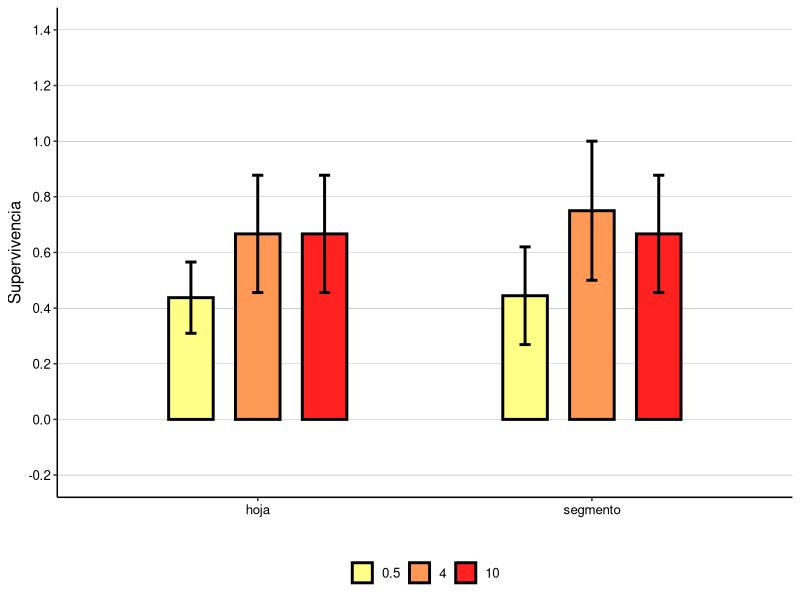
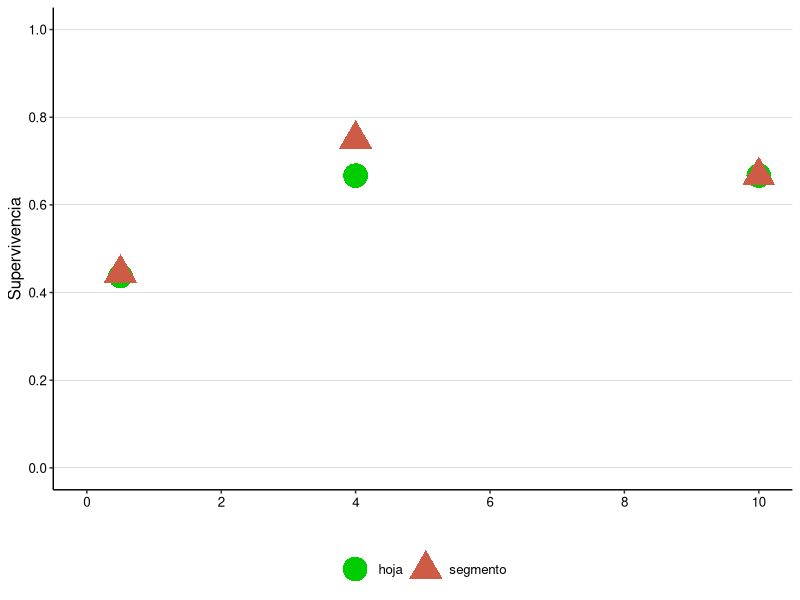
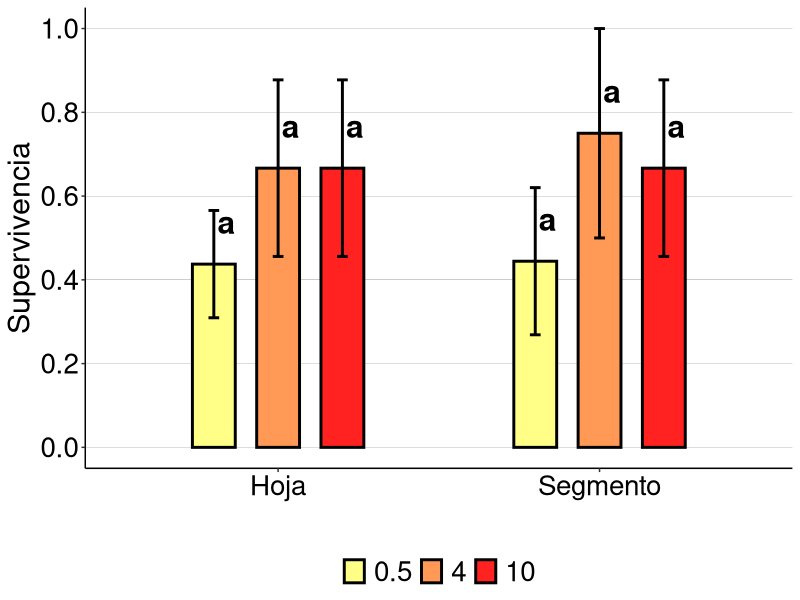
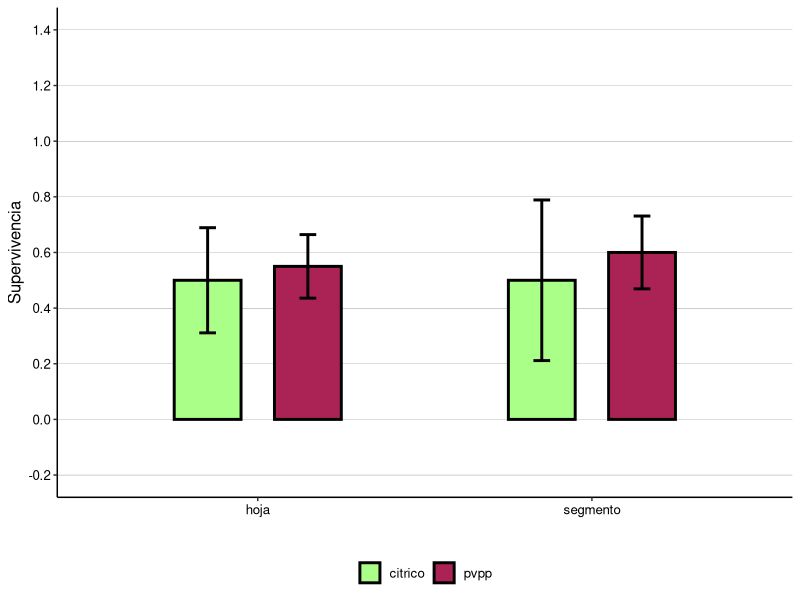
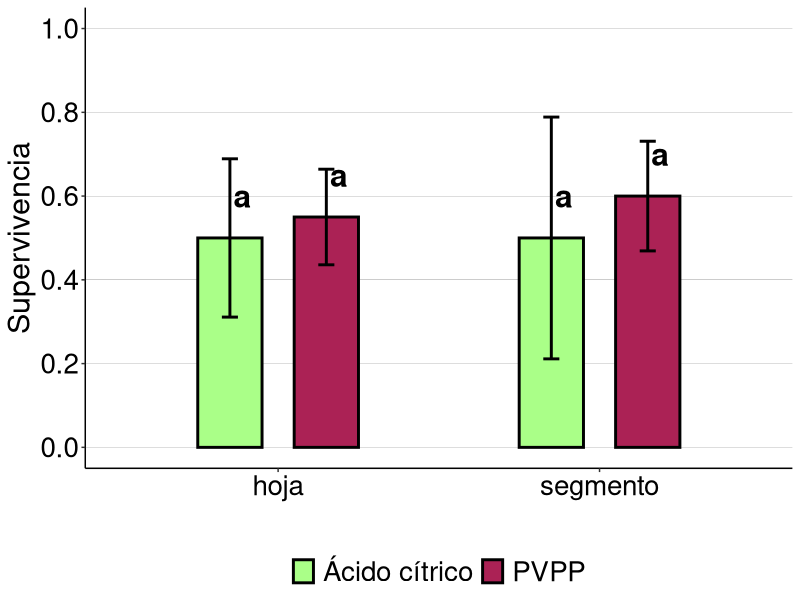

The R script that drew these images, in order:
## ---- chunk 1
knitr::opts_chunk$set(warning = FALSE, message = FALSE, echo = FALSE)

#Load library
library(readxl)

#Create object "db_met_mor" which contains climate data
microprop <- read_excel("database.xlsx", sheet = "microprop")

microprop$explanto <- as.factor(microprop$explanto)
microprop$antioxidante <- as.factor(microprop$antioxidante)
# 
microprop$hormona <- as.factor(microprop$hormona)
# microprop$hormona <- as.numeric(microprop$hormona)

head(microprop)

## ---- chunk 2
knitr::opts_chunk$set(warning = FALSE, message = FALSE, echo = FALSE)

library(dplyr)
tabla_microprop <- microprop %>%
  dplyr::group_by(hormona, explanto) %>%
  dplyr::summarise(n = n(),
                   Mean_supervivencia = mean(supervivencia),
                   sd_supervivencia = sd(supervivencia),
                   SEM_supervivencia = sd_supervivencia / sqrt(n))
tabla_microprop

## ---- chunk 3
knitr::opts_chunk$set(warning = FALSE, message = FALSE, echo = FALSE)

library(ggplot2)
gg_microprop <- ggplot(tabla_microprop, aes(x=explanto, y=Mean_supervivencia , fill=hormona, width=.4)) +
  stat_summary(fun = "mean", size = 1, geom = "bar", position=position_dodge(0.6), color="black") +
  geom_errorbar(aes(ymin=Mean_supervivencia -SEM_supervivencia, ymax=Mean_supervivencia +SEM_supervivencia),
                width=.1, position=position_dodge(.6), size=1)+
  scale_fill_manual(values=c("#FF8","#FF9955","#FF2220"))+
  labs(y="Supervivencia", x="")+
  labs(x="", x="")+
  # facet_grid(Conc~.)+
  theme_classic()+
  theme(panel.grid.major.y = element_line(size=0.05, color='black'))+
  theme(panel.grid.major.x = element_blank())+
  theme(text = element_text(size=12, color='black'))+
  theme(axis.text = element_text(color='black'))+
  theme(legend.title=element_blank())+
  theme(legend.position = "bottom")+
  scale_y_continuous(limits = c(-0.2, 1.4), breaks = seq(-0.2, 1.4, 0.2))

gg_microprop

## ---- chunk 4
knitr::opts_chunk$set(warning = FALSE, message = FALSE, echo = FALSE)

microprop <- read_excel("database.xlsx", sheet = "microprop")
microprop$explanto <- as.factor(microprop$explanto)
microprop$antioxidante <- as.factor(microprop$antioxidante)
microprop$hormona <- as.numeric(microprop$hormona)

tabla_microprop_2 <- microprop %>%
  dplyr::group_by(hormona, explanto) %>%
  dplyr::summarise(n=n(),
                   Mean_supervivencia = mean(supervivencia),
                   sd_supervivencia = sd(supervivencia))

gg_microprop_2 <- ggplot(tabla_microprop_2, aes(x=hormona, y=Mean_supervivencia, color=explanto, shape = explanto, width=.4)) +
  geom_point(size=8)+
  labs(y="Supervivencia", x="")+
  scale_x_continuous(limits = c(0, 10), breaks = seq(0, 10, 2))+
  scale_y_continuous(limits = c(0, 1), breaks = seq(0, 1, 0.2))+
  scale_color_manual(values=c("green3","coral3"))+
  theme_classic()+
  theme(panel.grid.major.y = element_line(size=0.05, color='black'))+
  theme(panel.grid.major.x = element_blank())+
  theme(text = element_text(size=12, color='black'))+
  theme(axis.text = element_text(color='black'))+
  theme(legend.title=element_blank())+
  theme(legend.position = "bottom")
gg_microprop_2

microprop <- read_excel("database.xlsx", sheet = "microprop")
microprop$explanto <- as.factor(microprop$explanto)
microprop$antioxidante <- as.factor(microprop$antioxidante)
microprop$hormona <- as.factor(microprop$hormona)

## ---- chunk 5
knitr::opts_chunk$set(warning = FALSE, message = FALSE, echo = FALSE)

# Calcular la frecuencia de cada combinación de 'explanto' y 'antioxidante'
frecuencias <- table(microprop$explanto, microprop$hormona)
frecuencias

## ---- chunk 6
knitr::opts_chunk$set(warning = FALSE, message = FALSE, echo = FALSE)

library(lmerTest)
library(nlme)

# Crear una columna de pesos inversamente proporcional a la frecuencia de cada categoría
microprop$pesos <- with(microprop, 1 / (frecuencias[cbind(explanto, hormona)]))

# Ajustar el modelo de regresión logística con los pesos
modelo_hormona <- glm(supervivencia ~ explanto * hormona, 
              data = microprop, 
              family = binomial, 
              weights = microprop$pesos)
modelo_hormona$call

## ---- chunk 7
knitr::opts_chunk$set(warning = FALSE, message = FALSE, echo = FALSE)
# Resumen del modelo
# summary(modelo_hormona)
## ---- chunk 8
knitr::opts_chunk$set(warning = FALSE, message = FALSE, echo = FALSE)

library(car)
Anova(modelo_hormona)

## ---- chunk 9
knitr::opts_chunk$set(warning = FALSE, message = FALSE, echo = FALSE)

library(emmeans)
# Estimaciones marginales de los efectos principales
emmeans_results_1 <- emmeans(modelo_hormona, ~ explanto * hormona, type= "response")
emmeans_results_1
## ---- chunk 10
knitr::opts_chunk$set(warning = FALSE, message = FALSE, echo = FALSE)

tabla_microprop_3 <- merge(tabla_microprop, as.data.frame(emmeans_results_1), by = c("explanto", "hormona"))

tabla_microprop_3$explanto <- factor(tabla_microprop_3$explanto, levels = c("hoja", "segmento"), labels = c("Hoja", "Segmento"))

# Supongamos que tienes un marco de datos con las letras asociado
# Asegúrate de que el marco tenga las columnas `explanto`, `hormona`, y `letras`
# Por ejemplo:
tabla_microprop_3$letras <- c("a", "a", "a", "a", "a", "a")  # Letras de prueba

# Crear el gráfico con las letras
gg_microprop <- ggplot(tabla_microprop_3, aes(x = explanto, y = prob, fill = hormona, width = 0.4)) +
  stat_summary(fun = "mean", size = 1, geom = "bar", position = position_dodge(0.6), color = "black") +
  geom_errorbar(aes(ymin = Mean_supervivencia -SEM_supervivencia, ymax = Mean_supervivencia +SEM_supervivencia), 
                width = 0.1, position = position_dodge(0.6), size = 1) +
 geom_text(aes(label = letras, y = prob + 0.1),  
            position = position_dodge2(width = 0.6, padding = 0.1),  # Mueve ligeramente a la derecha
            hjust = -0.2, size = 8, color = "black", fontface = "bold") +
  scale_fill_manual(values = c("#FF8", "#FF9955", "#FF2220")) +
  labs(y = "Supervivencia", x = "") +
  theme_classic() +
  theme(
    panel.grid.major.y = element_line(size = 0.05, color = 'black'),
    panel.grid.major.x = element_blank(),
    text = element_text(size = 12, color = 'black'),
    axis.text = element_text(color = 'black'),
    legend.position = "bottom"
  ) +
  scale_y_continuous(limits = c(0, 1), breaks = seq(-0, 1, 0.2))+
  theme(
    axis.text = element_text(size = 20),       # Tamaño de texto de los ejes
    axis.title = element_text(size = 22),      # Tamaño de títulos de los ejes
    plot.title = element_text(size = 24, face = "bold"), # Tamaño del título
    legend.text = element_text(size = 20),     # Tamaño del texto de la leyenda (si aplica)
    legend.title = element_blank()     # Tamaño del título de la leyenda (si aplica)
  )

# Mostrar el gráfico
print(gg_microprop)


# ggsave("gg_microprop.tiff", plot = gg_microprop, device = "tiff", width = 16, height = 8, units = "in", dpi = 300)

## ---- chunk 11
knitr::opts_chunk$set(warning = FALSE, message = FALSE, echo = FALSE)

library(dplyr)
tabla_microprop_antioxidante <- microprop %>%
  dplyr::group_by(antioxidante, explanto) %>%
  dplyr::summarise(n=n(),
                   Mean_supervivencia = mean(supervivencia),
                   sd_supervivencia = sd(supervivencia),
                   SEM_supervivencia = sd_supervivencia / sqrt(n))
tabla_microprop_antioxidante

## ---- chunk 12
knitr::opts_chunk$set(warning = FALSE, message = FALSE, echo = FALSE)



gg_microprop_ao <- ggplot(tabla_microprop_antioxidante, aes(x=explanto, y=Mean_supervivencia , fill=antioxidante, width=.4)) +
  stat_summary(fun = "mean", size = 1, geom = "bar", position=position_dodge(0.6), color="black") +
  geom_errorbar(aes(ymin=Mean_supervivencia -SEM_supervivencia, ymax=Mean_supervivencia +SEM_supervivencia),
                width=.1, position=position_dodge(.6), size=1)+
  scale_fill_manual(values=c("#AF8","#AB2255"))+
  labs(y="Supervivencia", x="")+
  labs(x="", x="")+
  # facet_grid(Conc~.)+
  theme_classic()+
  theme(panel.grid.major.y = element_line(size=0.05, color='black'))+
  theme(panel.grid.major.x = element_blank())+
  theme(text = element_text(size=12, color='black'))+
  theme(axis.text = element_text(color='black'))+
  theme(legend.title=element_blank())+
  theme(legend.position = "bottom")+
  scale_y_continuous(limits = c(-0.2, 1.4), breaks = seq(-0.2, 1.4, 0.2))
gg_microprop_ao

## ---- chunk 13
knitr::opts_chunk$set(warning = FALSE, message = FALSE, echo = FALSE)

# Calcular la frecuencia de cada combinación de 'explanto' y 'antioxidante'
frecuencias <- table(microprop$explanto, microprop$antioxidante)
frecuencias
## ---- chunk 14
knitr::opts_chunk$set(warning = FALSE, message = FALSE, echo = FALSE)

library(lmerTest)
library(nlme)

# Crear una columna de pesos inversamente proporcional a la frecuencia de cada categoría
microprop$pesos <- with(microprop, 1 / (frecuencias[cbind(explanto, antioxidante)]))

# Ajustar el modelo de regresión logística con los pesos
modelo_antioxidante <- glm(supervivencia ~ explanto * antioxidante, 
              data = microprop, 
              family = binomial, 
              weights = microprop$pesos)

modelo_antioxidante$call

## ---- chunk 15
knitr::opts_chunk$set(warning = FALSE, message = FALSE, echo = FALSE)

### Modelo de regresión logística:

## ---- chunk 16
knitr::opts_chunk$set(warning = FALSE, message = FALSE, echo = FALSE)

library(car)
Anova(modelo_antioxidante)

## ---- chunk 17
knitr::opts_chunk$set(warning = FALSE, message = FALSE, echo = FALSE)

library(emmeans)
# Estimaciones marginales de los efectos principales
emmeans_results <- emmeans(modelo_antioxidante, ~ explanto * antioxidante, type= "response")
emmeans_results

## ---- chunk 18
knitr::opts_chunk$set(warning = FALSE, message = FALSE, echo = FALSE)

tabla_microprop_4 <- merge(tabla_microprop_antioxidante, as.data.frame(emmeans_results), by = c("explanto", "antioxidante"))

# Supongamos que tienes un marco de datos con las letras asociado
# Asegúrate de que el marco tenga las columnas `explanto`, `hormona`, y `letras`
# Por ejemplo:
tabla_microprop_4$letras <- c("a", "a", "a", "a")  # Letras de prueba

tabla_microprop_4$antioxidante <- factor(tabla_microprop_4$antioxidante, levels = c("citrico","pvpp"), labels = c("Ácido cítrico", "PVPP") )

# Crear el gráfico con las letras
gg_microprop_ao <- ggplot(tabla_microprop_4, aes(x = explanto, y = prob, fill = antioxidante, width = 0.4)) +
  stat_summary(fun = "mean", size = 1, geom = "bar", position = position_dodge(0.6), color = "black") +
  geom_errorbar(aes(ymin = Mean_supervivencia -SEM_supervivencia, ymax = Mean_supervivencia +SEM_supervivencia), 
                width = 0.1, position = position_dodge(0.6), size = 1) +
 geom_text(aes(label = letras, y = prob + 0.1),  
            position = position_dodge2(width = 0.6, padding = 0.1),  # Mueve ligeramente a la derecha
            hjust = -0.2, size = 8, color = "black", fontface = "bold") +
  scale_fill_manual(values = c("#AF8","#AB2255")) +
  labs(y = "Supervivencia", x = "") +
  theme_classic() +
  theme(
    panel.grid.major.y = element_line(size = 0.05, color = 'black'),
    panel.grid.major.x = element_blank(),
    text = element_text(size = 12, color = 'black'),
    axis.text = element_text(color = 'black'),
    legend.title = element_blank(),
    legend.position = "bottom"
  ) +
  scale_y_continuous(limits = c(0, 1), breaks = seq(0, 1, 0.2))+
  theme(
    axis.text = element_text(size = 20),       # Tamaño de texto de los ejes
    axis.title = element_text(size = 22),      # Tamaño de títulos de los ejes
    plot.title = element_text(size = 24, face = "bold"), # Tamaño del título
    legend.text = element_text(size = 20),     # Tamaño del texto de la leyenda (si aplica)
    legend.title = element_blank()     # Tamaño del título de la leyenda (si aplica)
  )

# Mostrar el gráfico
print(gg_microprop_ao)

# ggsave("gg_microprop_ao.tiff", plot = gg_microprop_ao, device = "tiff", width = 16, height = 8, units = "in", dpi = 300)
